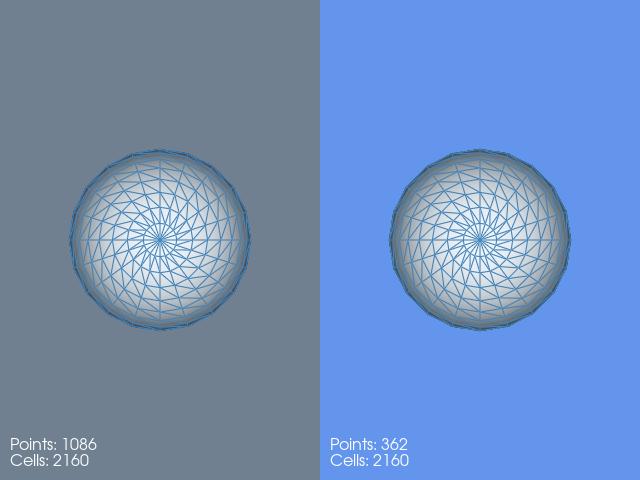

Python code for this plot:
#!/usr/bin/env python

# Remove duplicate points and degenerate cells from a mesh using
# vtkCleanPolyData. The same sphere is appended to itself three times,
# tripling the point and cell count. The left viewport shows the
# uncleaned mesh with visible z-fighting from overlapping faces; the
# right viewport shows the cleaned mesh reduced back to a single copy.

# Factory overrides: importing these modules registers the OpenGL rendering
# and interaction style implementations for vtkRenderingCore factory classes.
import vtkmodules.vtkInteractionStyle  # noqa: F401
import vtkmodules.vtkRenderingOpenGL2  # noqa: F401
# VTK pipeline classes used in this example
from vtkmodules.vtkFiltersCore import (
    vtkAppendPolyData,
    vtkCleanPolyData,
)
from vtkmodules.vtkFiltersSources import vtkSphereSource
from vtkmodules.vtkRenderingCore import (
    vtkActor,
    vtkCamera,
    vtkPolyDataMapper,
    vtkRenderWindow,
    vtkRenderWindowInteractor,
    vtkRenderer,
    vtkTextActor,
)

# Colors (normalized RGB)
slate_gray_background_rgb = (0.439, 0.502, 0.565)
cornflower_blue_background_rgb = (0.392, 0.584, 0.929)
alice_blue_rgb = (0.941, 0.973, 1.000)
steel_blue_rgb = (0.275, 0.510, 0.706)

# Source: a single sphere
sphere = vtkSphereSource()
sphere.SetThetaResolution(20)
sphere.SetPhiResolution(20)

# Append: combine the same sphere three times (triples points and cells)
appender = vtkAppendPolyData()
appender.AddInputConnection(sphere.GetOutputPort())
appender.AddInputConnection(sphere.GetOutputPort())
appender.AddInputConnection(sphere.GetOutputPort())
appender.Update()

# Clean: merge duplicate points and remove degenerate cells
cleaner = vtkCleanPolyData()
cleaner.SetInputConnection(appender.GetOutputPort())
cleaner.SetTolerance(0.0)
cleaner.Update()

dirty_data = appender.GetOutput()
clean_data = cleaner.GetOutput()
print(f"Before: {dirty_data.GetNumberOfPoints()} points, "
      f"{dirty_data.GetNumberOfCells()} cells")
print(f"After:  {clean_data.GetNumberOfPoints()} points, "
      f"{clean_data.GetNumberOfCells()} cells")

# Mapper: uncleaned mesh (triplicated faces cause z-fighting)
dirty_mapper = vtkPolyDataMapper()
dirty_mapper.SetInputConnection(appender.GetOutputPort())
dirty_mapper.ScalarVisibilityOff()

dirty_actor = vtkActor()
dirty_actor.SetMapper(dirty_mapper)
dirty_actor.GetProperty().SetColor(alice_blue_rgb)
dirty_actor.GetProperty().EdgeVisibilityOn()
dirty_actor.GetProperty().SetEdgeColor(steel_blue_rgb)

# Mapper: cleaned mesh (single copy, clean edges)
clean_mapper = vtkPolyDataMapper()
clean_mapper.SetInputConnection(cleaner.GetOutputPort())
clean_mapper.ScalarVisibilityOff()

clean_actor = vtkActor()
clean_actor.SetMapper(clean_mapper)
clean_actor.GetProperty().SetColor(alice_blue_rgb)
clean_actor.GetProperty().EdgeVisibilityOn()
clean_actor.GetProperty().SetEdgeColor(steel_blue_rgb)

# Text: show point/cell counts in each viewport
dirty_text = vtkTextActor()
dirty_text.SetInput(f"Points: {dirty_data.GetNumberOfPoints()}\n"
                    f"Cells: {dirty_data.GetNumberOfCells()}")
dirty_text.GetTextProperty().SetFontSize(16)
dirty_text.GetTextProperty().SetColor(1.0, 1.0, 1.0)
dirty_text.SetPosition(10, 10)

clean_text = vtkTextActor()
clean_text.SetInput(f"Points: {clean_data.GetNumberOfPoints()}\n"
                    f"Cells: {clean_data.GetNumberOfCells()}")
clean_text.GetTextProperty().SetFontSize(16)
clean_text.GetTextProperty().SetColor(1.0, 1.0, 1.0)
clean_text.SetPosition(10, 10)

# Left renderer: uncleaned mesh with z-fighting
left_renderer = vtkRenderer()
left_renderer.SetViewport(0.0, 0.0, 0.5, 1.0)
left_renderer.SetBackground(slate_gray_background_rgb)
left_renderer.AddActor(dirty_actor)
left_renderer.AddActor(dirty_text)

# Right renderer: cleaned mesh
right_renderer = vtkRenderer()
right_renderer.SetViewport(0.5, 0.0, 1.0, 1.0)
right_renderer.SetBackground(cornflower_blue_background_rgb)
right_renderer.AddActor(clean_actor)
right_renderer.AddActor(clean_text)

# Window: display the rendered scene
render_window = vtkRenderWindow()
render_window.AddRenderer(left_renderer)
render_window.AddRenderer(right_renderer)
render_window.SetWindowName("clean polydata")
render_window.SetMultiSamples(0)
render_window.SetSize(640, 480)

# Interactor: handle mouse and keyboard events
render_window_interactor = vtkRenderWindowInteractor()
render_window_interactor.SetRenderWindow(render_window)

# Scene: shared camera
camera = vtkCamera()
camera.SetPosition(0, 0, 3)
camera.SetFocalPoint(0, 0, 0)
left_renderer.SetActiveCamera(camera)
right_renderer.SetActiveCamera(camera)
left_renderer.ResetCamera()

render_window_interactor.Initialize()
render_window_interactor.Start()
